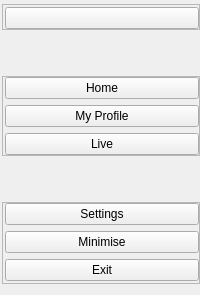
     <widget class="QCustomSlideMenu" name="LeftMenu" native="true">
      <layout class="QHBoxLayout" name="horizontalLayout_2">
       <property name="spacing">
        <number>0</number>
       </property>
       <property name="leftMargin">
        <number>0</number>
       </property>
       <property name="topMargin">
        <number>2</number>
       </property>
       <property name="rightMargin">
        <number>0</number>
       </property>
       <property name="bottomMargin">
        <number>2</number>
       </property>
       <item>
        <widget class="QWidget" name="LeftSideBar" native="true">
         <layout class="QVBoxLayout" name="verticalLayout" stretch="0,0,0,0,0">
          <property name="spacing">
           <number>6</number>
          </property>
          <property name="leftMargin">
           <number>2</number>
          </property>
          <property name="topMargin">
           <number>2</number>
          </property>
          <property name="rightMargin">
           <number>0</number>
          </property>
          <item>
           <widget class="QFrame" name="LeftMenuFrame">
            <property name="frameShape">
             <enum>QFrame::StyledPanel</enum>
            </property>
            <property name="frameShadow">
             <enum>QFrame::Raised</enum>
            </property>
            <layout class="QVBoxLayout" name="verticalLayout_2">
             <property name="leftMargin">
              <number>2</number>
             </property>
             <property name="topMargin">
              <number>2</number>
             </property>
             <property name="rightMargin">
              <number>0</number>
             </property>
             <property name="bottomMargin">
              <number>0</number>
             </property>
             <item>
              <widget class="QPushButton" name="MenuButton">
               <property name="cursor">
                <cursorShape>OpenHandCursor</cursorShape>
               </property>
               <property name="toolTip">
                <string>Menu</string>
               </property>
               <property name="text">
                <string/>
               </property>
               <property name="icon">
                <iconset resource="../qss/icons/Icons.qrc">
                 <normaloff>:/icons/png2svg/menu-white.svg</normaloff>
                 <activeoff>:/icons/png2svg/menu-white.svg</activeoff>
                 <activeon>:/icons/png2svg/menu-green.svg</activeon>:/icons/png2svg/menu-white.svg</iconset>
               </property>
               <property name="iconSize">
                <size>
                 <width>24</width>
                 <height>24</height>
                </size>
               </property>
              </widget>
             </item>
            </layout>
           </widget>
          </item>
          <item>
           <spacer name="verticalSpacer">
            <property name="orientation">
             <enum>Qt::Vertical</enum>
            </property>
            <property name="sizeType">
             <enum>QSizePolicy::Fixed</enum>
            </property>
            <property name="sizeHint" stdset="0">
             <size>
              <width>20</width>
              <height>40</height>
             </size>
            </property>
           </spacer>
          </item>
          <item>
           <widget class="QFrame" name="LeftOptionsFrame">
            <property name="frameShape">
             <enum>QFrame::StyledPanel</enum>
            </property>
            <property name="frameShadow">
             <enum>QFrame::Raised</enum>
            </property>
            <layout class="QVBoxLayout" name="verticalLayout_3">
             <property name="leftMargin">
              <number>2</number>
             </property>
             <property name="topMargin">
              <number>0</number>
             </property>
             <property name="rightMargin">
              <number>0</number>
             </property>
             <property name="bottomMargin">
              <number>0</number>
             </property>
             <item>
              <widget class="QPushButton" name="HomeButton">
               <property name="cursor">
                <cursorShape>OpenHandCursor</cursorShape>
               </property>
               <property name="toolTip">
                <string>To Dashboard</string>
               </property>
               <property name="text">
                <string>Home</string>
               </property>
               <property name="icon">
                <iconset resource="../qss/icons/Icons.qrc">
                 <normaloff>:/icons/png2svg/home-white.svg</normaloff>
                 <activeoff>:/icons/png2svg/home-white.svg</activeoff>
                 <activeon>:/icons/png2svg/home-green.svg</activeon>:/icons/png2svg/home-white.svg</iconset>
               </property>
               <property name="iconSize">
                <size>
                 <width>24</width>
                 <height>24</height>
                </size>
               </property>
              </widget>
             </item>
             <item>
              <widget class="QPushButton" name="ProfileButton">
               <property name="cursor">
                <cursorShape>OpenHandCursor</cursorShape>
               </property>
               <property name="toolTip">
                <string>Profile</string>
               </property>
               <property name="text">
                <string>My Profile</string>
               </property>
               <property name="icon">
                <iconset resource="../qss/icons/Icons.qrc">
                 <normaloff>:/icons/png2svg/profile-white.svg</normaloff>
                 <activeoff>:/icons/png2svg/profile-white.svg</activeoff>
                 <activeon>:/icons/png2svg/profile-green.svg</activeon>:/icons/png2svg/profile-white.svg</iconset>
               </property>
               <property name="iconSize">
                <size>
                 <width>24</width>
                 <height>24</height>
                </size>
               </property>
              </widget>
             </item>
             <item>
              <widget class="QPushButton" name="LiveButton">
               <property name="cursor">
                <cursorShape>OpenHandCursor</cursorShape>
               </property>
               <property name="toolTip">
                <string>&lt;html&gt;&lt;head/&gt;&lt;body&gt;&lt;p align=&quot;center&quot;&gt;Live Translation- SHORTCUT&lt;/p&gt;&lt;/body&gt;&lt;/html&gt;</string>
               </property>
               <property name="text">
                <string>Live</string>
               </property>
               <property name="icon">
                <iconset resource="../qss/icons/Icons.qrc">
                 <normaloff>:/icons/png2svg/camera-white.svg</normaloff>
                 <activeoff>:/icons/png2svg/camera-white.svg</activeoff>
                 <activeon>:/icons/png2svg/camera-green.svg</activeon>:/icons/png2svg/camera-white.svg</iconset>
               </property>
               <property name="iconSize">
                <size>
                 <width>24</width>
                 <height>24</height>
                </size>
               </property>
              </widget>
             </item>
            </layout>
           </widget>
          </item>
          <item>
           <spacer name="verticalSpacer_2">
            <property name="orientation">
             <enum>Qt::Vertical</enum>
            </property>
            <property name="sizeHint" stdset="0">
             <size>
              <width>20</width>
              <height>40</height>
             </size>
            </property>
           </spacer>
          </item>
          <item>
           <widget class="QFrame" name="LeftSettingsFrame">
            <property name="frameShape">
             <enum>QFrame::StyledPanel</enum>
            </property>
            <property name="frameShadow">
             <enum>QFrame::Raised</enum>
            </property>
            <layout class="QVBoxLayout" name="verticalLayout_4">
             <property name="leftMargin">
              <number>2</number>
             </property>
             <property name="topMargin">
              <number>0</number>
             </property>
             <property name="rightMargin">
              <number>0</number>
             </property>
             <property name="bottomMargin">
              <number>2</number>
             </property>
             <item>
              <widget class="QPushButton" name="SettingsButton">
               <property name="cursor">
                <cursorShape>OpenHandCursor</cursorShape>
               </property>
               <property name="toolTip">
                <string>Settings</string>
               </property>
               <property name="text">
                <string>Settings</string>
               </property>
               <property name="icon">
                <iconset resource="../qss/icons/Icons.qrc">
                 <normaloff>:/icons/png2svg/settings-white.svg</normaloff>
                 <activeoff>:/icons/png2svg/settings-white.svg</activeoff>
                 <activeon>:/icons/png2svg/settings-green.svg</activeon>:/icons/png2svg/settings-white.svg</iconset>
               </property>
               <property name="iconSize">
                <size>
                 <width>24</width>
                 <height>24</height>
                </size>
               </property>
              </widget>
             </item>
             <item>
              <widget class="QPushButton" name="MinimiseButton">
               <property name="toolTip">
                <string>Minimise</string>
               </property>
               <property name="text">
                <string>Minimise</string>
               </property>
               <property name="icon">
                <iconset resource="../qss/icons/Icons.qrc">
                 <normaloff>:/icons/png2svg/minimise-white.svg</normaloff>
                 <activeoff>:/icons/png2svg/minimise-white.svg</activeoff>
                 <activeon>:/icons/png2svg/minimise-green.svg</activeon>:/icons/png2svg/minimise-white.svg</iconset>
               </property>
               <property name="iconSize">
                <size>
                 <width>24</width>
                 <height>24</height>
                </size>
               </property>
              </widget>
             </item>
             <item>
              <widget class="QPushButton" name="ExitButton">
               <property name="cursor">
                <cursorShape>OpenHandCursor</cursorShape>
               </property>
               <property name="toolTip">
                <string>Exit</string>
               </property>
               <property name="text">
                <string>Exit</string>
               </property>
               <property name="icon">
                <iconset resource="../qss/icons/Icons.qrc">
                 <normaloff>:/icons/png2svg/exit-white.svg</normaloff>
                 <activeoff>:/icons/png2svg/exit-white.svg</activeoff>
                 <activeon>:/icons/png2svg/exit-green.svg</activeon>:/icons/png2svg/exit-white.svg</iconset>
               </property>
               <property name="iconSize">
                <size>
                 <width>24</width>
                 <height>24</height>
                </size>
               </property>
              </widget>
             </item>
            </layout>
           </widget>
          </item>
         </layout>
        </widget>
       </item>
      </layout>
     </widget>
